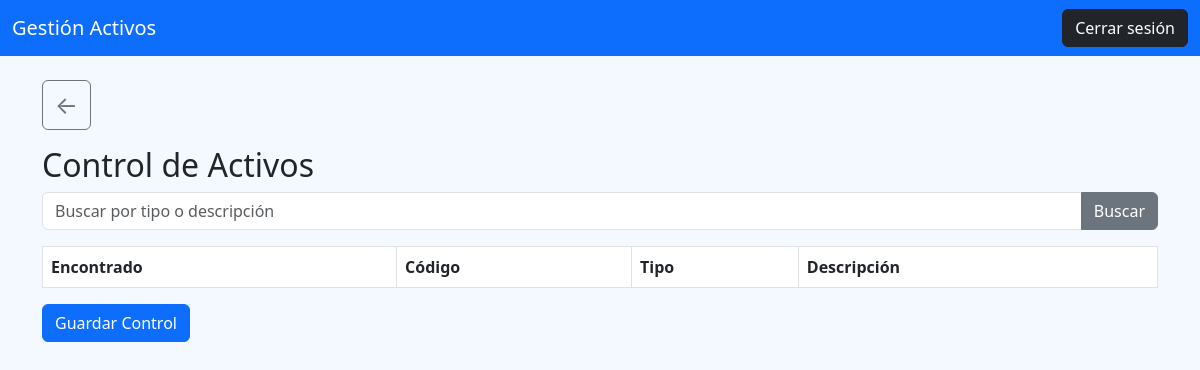
Before: /gestiom_activos/controlar_activos/ (signed in) with the older database file.
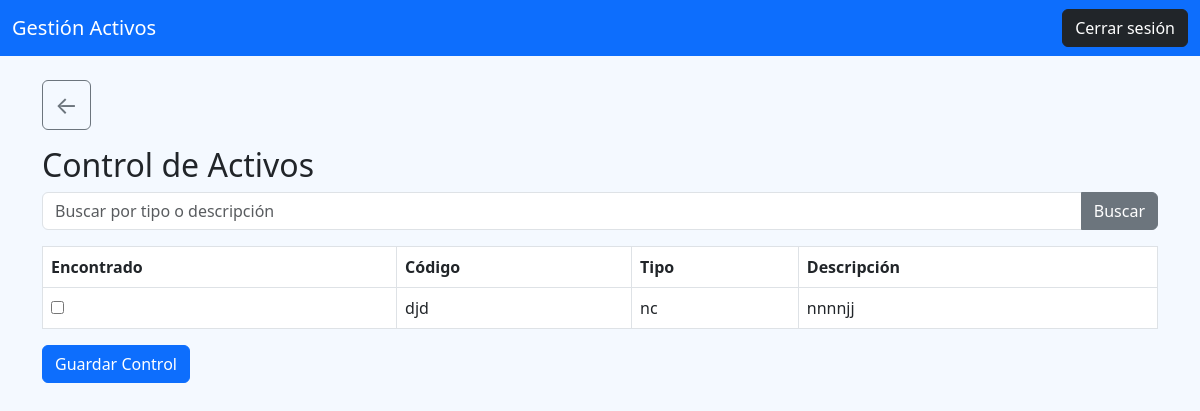
After: the same page with the newer database file.
### gestiom_activos/models.py (models this page shows, shortened)
class Activo(models.Model):
    cod_interno=models.CharField(max_length=50,unique=True)
    rotulo = models.CharField(max_length=50)
    tipo = models.CharField(max_length=250)
    descripcion =models.CharField(max_length=250)
    valor_inicial=models.DecimalField(max_digits=12,decimal_places=2)
    valor_residual=models.DecimalField(max_digits=12,decimal_places=2)
    depen_acomulada=models.DecimalField(max_digits=12,decimal_places=2)
    qr_code = models.ImageField(upload_to='qrcodes',blank=True,null=True)
    area=models.ForeignKey(Area,on_delete=models.CASCADE,related_name='activos')
    responsable=models.ForeignKey(Responsable,on_delete=models.SET_NULL,null=True,blank=True,related_name='activos_asignados')

### gestiom_activos/views.py (the view, shortened to what this page needs)
# urls.py: path('controlar_activos/', views.controlar_activos, name='controlar_activos'),
def controlar_activos(request):
    usuario_id = request.session.get('usuario_id')
    if not usuario_id:
        return redirect('login')
    from usuarios.models import Responsable
    try:
        responsable = Responsable.objects.get(id=usuario_id)
    except Responsable.DoesNotExist:
        return HttpResponse('No tienes permisos para controlar activos.', status=403)
    query = request.GET.get('q', '').strip()
    activos = Activo.objects.filter(responsable=responsable)
    if query:
        activos = activos.filter(
            models.Q(tipo__icontains=query) | models.Q(descripcion__icontains=query)
        )
    resultado = None
    return render(request, 'controlar_activos.html', {
        'activos': activos,
        'resultado': resultado
    })

### gestiom_activos/templates/controlar_activos.html (shortened to what this page needs)
{% extends 'base.html' %}
{% block content %}
<a href="javascript:history.back()" class="btn btn-outline-secondary mb-3" title="Volver">
    <span style="font-size:1.5em;">&#8592;</span>
</a>
<h2>Control de Activos</h2>
<form method="get" class="mb-3">
    <div class="input-group">
        <input type="text" name="q" class="form-control" placeholder="Buscar por tipo o descripción" value="{{ query }}">
        <button type="submit" class="btn btn-secondary">Buscar</button>
    </div>
</form>
<form method="post">
    <table class="table table-bordered">
        <thead>
            <tr>
                <th>Encontrado</th>
                <th>Código</th>
                <th>Tipo</th>
                <th>Descripción</th>
            </tr>
        </thead>
        <tbody>
            {% for activo in activos %}
            <tr>
                <td>
                    <input type="checkbox" name="encontrado" value="{{ activo.id }}">
                </td>
                <td>{{ activo.cod_interno }}</td>
                <td>{{ activo.tipo }}</td>
                <td>{{ activo.rotulo }}</td>
            </tr>
            {% endfor %}
        </tbody>
    </table>
    <button type="submit" class="btn btn-primary">Guardar Control</button>
</form>
{% endblock %}

Changed rows visible on the page:
added Activo: cod_interno "djd", tipo "nc", rotulo "nnnnjj"
